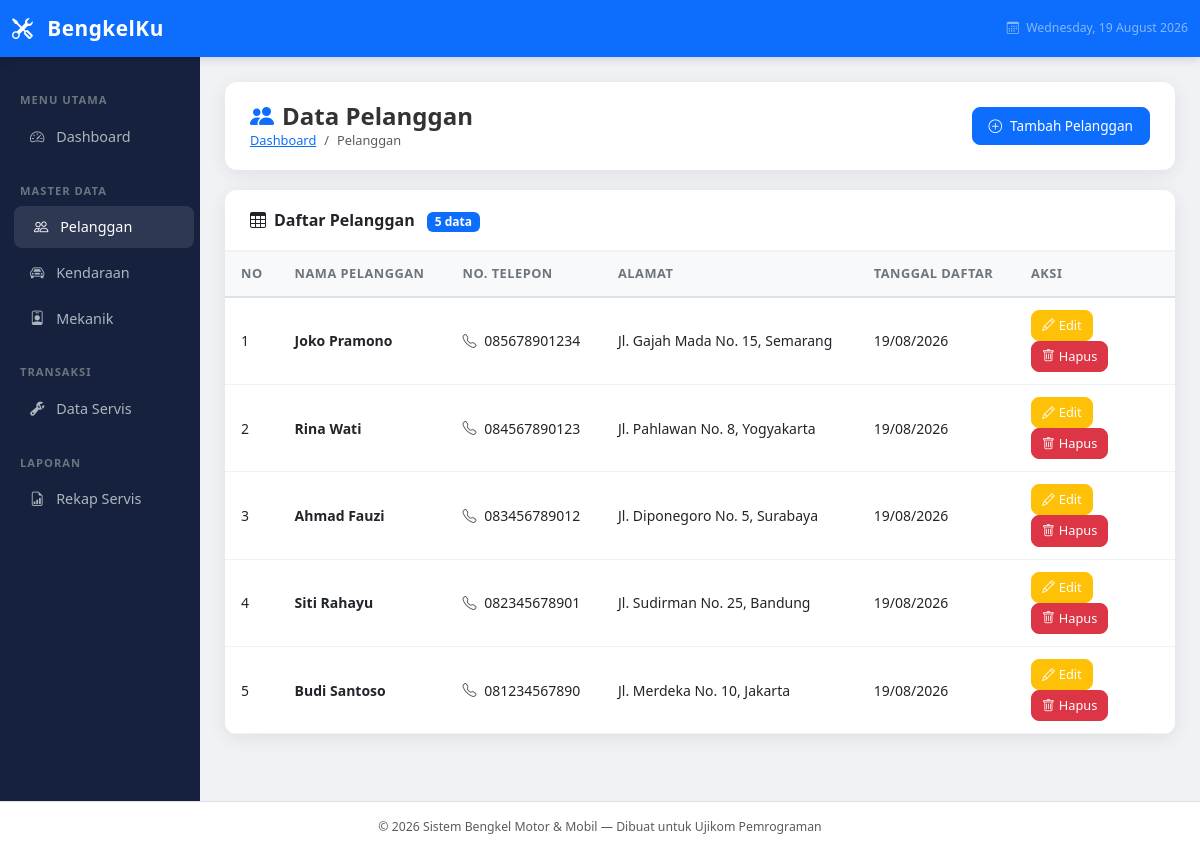
Page /pelanggan/index.php on the committed database.
### tables this page shows
CREATE TABLE IF NOT EXISTS pelanggan (
    id INT AUTO_INCREMENT PRIMARY KEY,
    nama VARCHAR(100) NOT NULL,
    telepon VARCHAR(15) NOT NULL,
    alamat TEXT,
    created_at TIMESTAMP DEFAULT CURRENT_TIMESTAMP
);

### pelanggan/index.php (the view, shortened to what this page needs)
<?php
require_once '../config/database.php';
require_once '../includes/header.php';
$query  = "SELECT * FROM pelanggan ORDER BY id DESC";
$result = mysqli_query($conn, $query);
?>
<div class="page-header">
    <div>
        <h4><i class="bi bi-people-fill me-2 text-primary"></i>Data Pelanggan</h4>
        <nav aria-label="breadcrumb">
            <ol class="breadcrumb">
                <li class="breadcrumb-item"><a href="../index.php">Dashboard</a></li>
                <li class="breadcrumb-item active">Pelanggan</li>
            </ol>
        </nav>
    </div>
    <a href="tambah.php" class="btn btn-primary">
        <i class="bi bi-plus-circle me-2"></i>Tambah Pelanggan
    </a>
</div>
<div class="card table-card">
    <div class="card-header">
        <i class="bi bi-table me-2"></i>Daftar Pelanggan
        <span class="badge bg-primary ms-2"><?= mysqli_num_rows($result) ?> data</span>
    </div>
    <div class="card-body p-0">
        <div class="table-responsive">
            <table class="table table-hover mb-0">
                <thead>
                    <tr>
                        <th style="width:50px">No</th>
                        <th>Nama Pelanggan</th>
                        <th>No. Telepon</th>
                        <th>Alamat</th>
                        <th>Tanggal Daftar</th>
                        <th style="width:160px">Aksi</th>
                    </tr>
                </thead>
                <tbody>
                    <?php
                    $no = 1;
                    if (mysqli_num_rows($result) > 0):
                        while ($row = mysqli_fetch_assoc($result)):
                    ?>
                    <tr>
                        <td><?= $no++ ?></td>
                        <td>
                            <strong><?= htmlspecialchars($row['nama']) ?></strong>
                        </td>
                        <td>
                            <i class="bi bi-telephone me-1 text-muted"></i>
                            <?= htmlspecialchars($row['telepon']) ?>
                        </td>
                        <td><?= htmlspecialchars($row['alamat'] ?? '-') ?></td>
                        <td><?= date('d/m/Y', strtotime($row['created_at'])) ?></td>
                        <td>
                            <a href="edit.php?id=<?= $row['id'] ?>" class="btn btn-sm btn-warning text-white">
                                <i class="bi bi-pencil me-1"></i>Edit
                            </a>
                            <button onclick="konfirmasiHapus('../pelanggan/hapus.php?id=<?= $row['id'] ?>', '<?= addslashes($row['nama']) ?>')"
                                    class="btn btn-sm btn-danger">
                                <i class="bi bi-trash me-1"></i>Hapus
                            </button>
                        </td>
                    </tr>
                    <?php endwhile; endif; ?>
                </tbody>
            </table>
        </div>
    </div>
</div>
<?php require_once '../includes/footer.php'; ?>

### assets/css/style.css (style rules this page uses)
:root { --primary: #0d6efd; --success: #198754; --warning: #ffc107; --danger: #dc3545; --dark: #1a1a2e; --sidebar-bg: #16213e; --card-shadow: 0 4px 20px rgba(0, 0, 0, 0.08); }
body { background-color: #f0f2f5; font-family: 'Segoe UI', Tahoma, Geneva, Verdana, sans-serif; font-size: 14px; }
.table-card { border: none; border-radius: 12px; box-shadow: var(--card-shadow); overflow: hidden; }
.table-card .card-header { background: white; border-bottom: 2px solid #f0f2f5; padding: 18px 25px; font-weight: 600; font-size: 1rem; }
.table thead th { background-color: #f8f9fa; border-bottom: 2px solid #dee2e6; font-weight: 600; font-size: 0.8rem; text-transform: uppercase; letter-spacing: 0.5px; color: #6c757d; padding: 12px 16px; }
.table tbody td { padding: 12px 16px; vertical-align: middle; border-bottom: 1px solid #f0f2f5; }
.page-header { background: white; border-radius: 12px; padding: 20px 25px; margin-bottom: 20px; box-shadow: var(--card-shadow); display: flex; align-items: center; justify-content: space-between; }
.page-header h4 { margin: 0; font-weight: 700; color: #333; }
.page-header .breadcrumb { margin: 0; background: none; padding: 0; font-size: 0.8rem; }
.btn { border-radius: 8px; font-size: 0.85rem; font-weight: 500; padding: 8px 16px; transition: all 0.2s ease; }
.btn-sm { padding: 5px 10px; font-size: 0.8rem; }

### rows in the picture
pelanggan: nama "Joko Pramono", telepon "085678901234", alamat "Jl. Gajah Mada No. 15, Semarang", created_at "19/08/2026"
pelanggan: nama "Rina Wati", telepon "084567890123", alamat "Jl. Pahlawan No. 8, Yogyakarta", created_at "19/08/2026"
pelanggan: nama "Ahmad Fauzi", telepon "083456789012", alamat "Jl. Diponegoro No. 5, Surabaya", created_at "19/08/2026"
pelanggan: nama "Siti Rahayu", telepon "082345678901", alamat "Jl. Sudirman No. 25, Bandung", created_at "19/08/2026"
pelanggan: nama "Budi Santoso", telepon "081234567890", alamat "Jl. Merdeka No. 10, Jakarta", created_at "19/08/2026"

### other values in the picture
mysqli_num_rows($result) "5"
